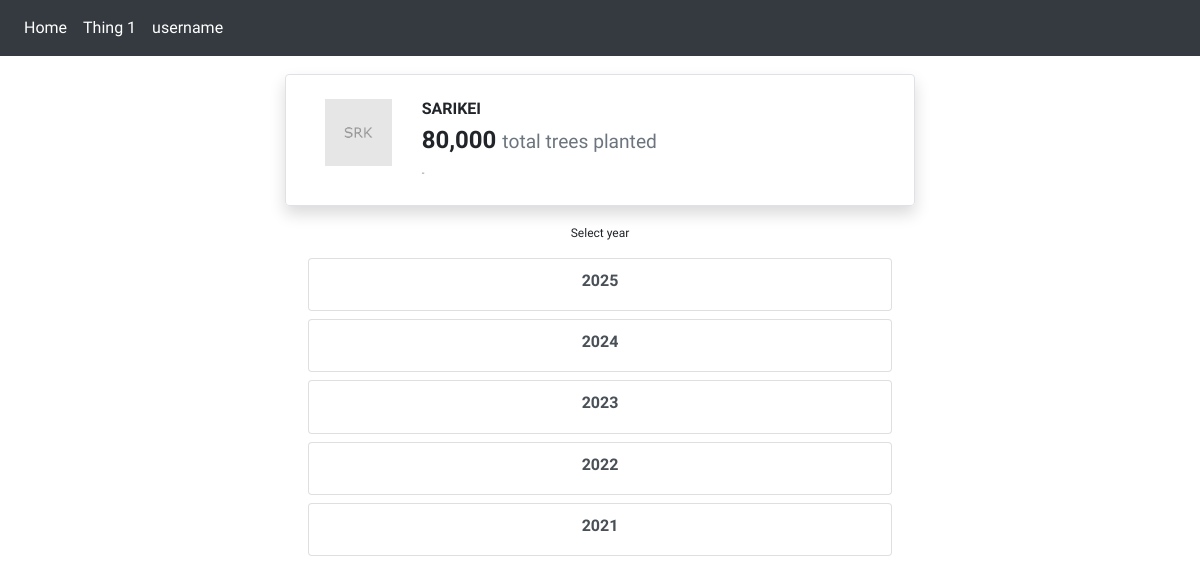
Before: /sarikei_index/ with the older database file.
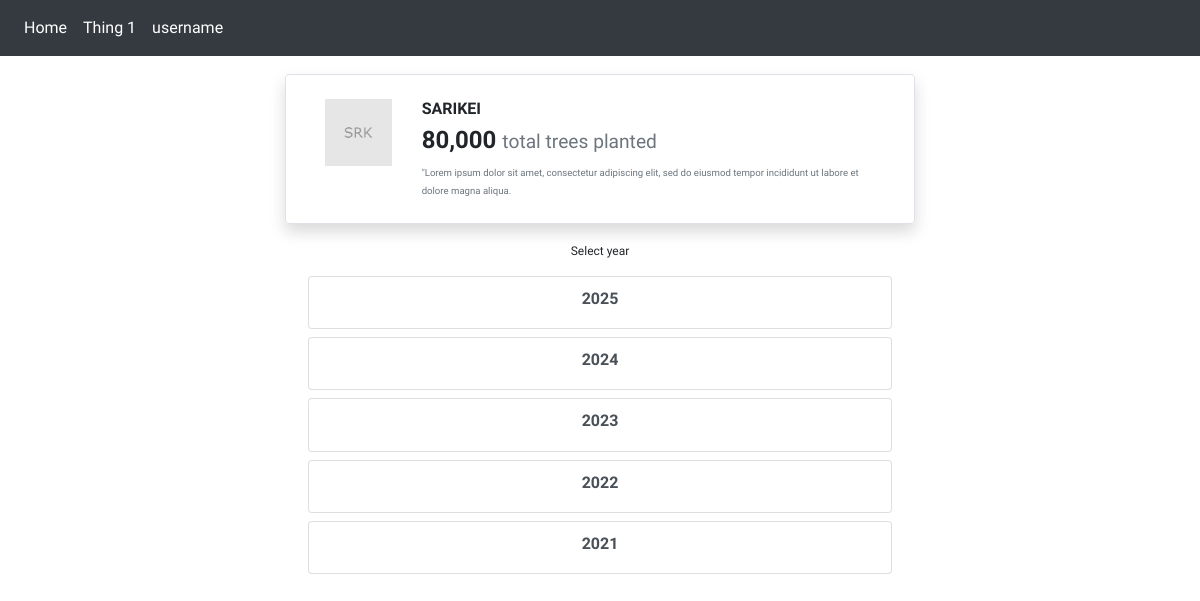
After: the same page with the newer database file.
### figure/models.py (models this page shows, shortened)
class FigureByDivision(models.Model):
	division_name = models.CharField(max_length=20, choices=DIVISION_CHOICES, default='KUCHING')
	division_total_trees = models.IntegerField()
	division_description = models.TextField(null=True)
	division_img = models.ImageField('Division Image', null=True, upload_to='division_img/')
	class Meta:
		ordering = ['-division_total_trees']

### figure/views.py (the view)
# urls.py: path('sarikei_index/', sarikei_index_view, name='sarikei_index'),
def sarikei_index_view(request):
	srk_fd = fd_queryset.filter(division_name__icontains='Sarikei')
	return render(request, 'figure/sarikei_index.html', {'srk_fd':srk_fd})

### figure/templates/figure/sarikei_index.html (shortened to what this page needs)
{% extends 'base.html' %}
{% block content %}
<br>
<div class="custom-div">
	{% for fd in srk_fd %}
	<div class="row border rounded shadow p-4">
		<div class="col-2">
			<img class="w-100" src="{{ fd.division_img.url }}">
		</div>
		<div class="col-10">
			<h6>{{ fd.division_name }}</hh6>
			<h4>{{ fd.division_total_trees }} <small class="text-muted">total trees planted</small></h4>
			<small class="text-muted">{{ fd.division_description }}</small>
		</div>
	</div>
	{% endfor %}
	<br>
	<p class="text-center">Select year</p>
	<div class="list-group text-center m-2">
		<a class="list-group-item list-group-item-action flex-column align-items-start" href="{% url 'sarikei_2025' %}">
			<h6 class="link-color">2025</h6>
		</a>
	</div>
	<div class="list-group text-center m-2">
		<a class="list-group-item list-group-item-action flex-column align-items-start" href="{% url 'sarikei_2024' %}">
			<h6 class="link-color">2024</h6>
		</a>
	</div>
	<div class="list-group text-center m-2">
		<a class="list-group-item list-group-item-action flex-column align-items-start" href="{% url 'sarikei_2023' %}">
			<h6 class="link-color">2023</h6>
		</a>
	</div>
	<div class="list-group text-center m-2">
		<a class="list-group-item list-group-item-action flex-column align-items-start" href="{% url 'sarikei_2022' %}">
			<h6 class="link-color">2022</h6>
		</a>
	</div>
	<div class="list-group text-center m-2">
		<a class="list-group-item list-group-item-action flex-column align-items-start" href="{% url 'sarikei_2021' %}">
			<h6 class="link-color">2021</h6>
		</a>
	</div>
</div>
{% endblock %}

Changed rows visible on the page:
changed FigureByDivision "SARIKEI": division_description "-" → "\"Lorem ipsum dolor sit amet, consectetur adipiscing elit, sed do eiusmod tempor incididunt ut labore et dolore magna aliqua."
